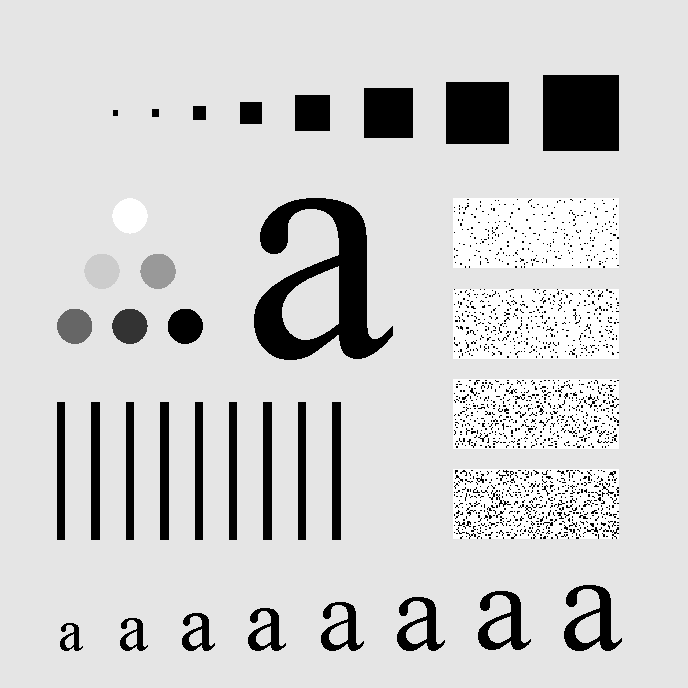
%> input picture Matlab/3-1.tif, 688 x 688 px
$ octave lab5.m   (GNU Octave 9; MATLAB toolbox functions it lacks are replaced by stand-ins)
%> lines starting %> are read from the running program, lines starting %| are printed output that depends on the picture; in (x1, y1, x2, y2) boxes, pixels count from 0 and x2, y2 are one past the last pixel; in counts of white or black regions, pixels touching at a corner belong together; the program's own positions count from 1
clc,clear;
image = imread('3-1.tif');
%> image is the input picture: size 688x688 uint8; min 0, max 255, mean 207.3
F = fft2(image);
[M,N] = size(image);
%> M = 688; N = 688
u0 = M/2;
%> u0 = 344
v0 = N/2;
%> v0 = 344
[v,u] = meshgrid(0:M-1,0:N-1);
D = sqrt(u.^2+v.^2);
D0 = [inf,10,30,60,160,460];
K = (-1).^(u+v);
%ILPF
figure(1);
for i = 1:6
    id = D <= D0(i);
    H = zeros(M,N);
    H(id) = 1;
    G = real(ifft2(H.*F));
    G = (G - min(min(G)))/(max(max(G))-min(min(G)));
    subplot(2,3,i)
    imshow(G,[0,1]);
end
%> this loop made 6 passes
%> pass 2, `G = real(ifft2(H.*F));`:
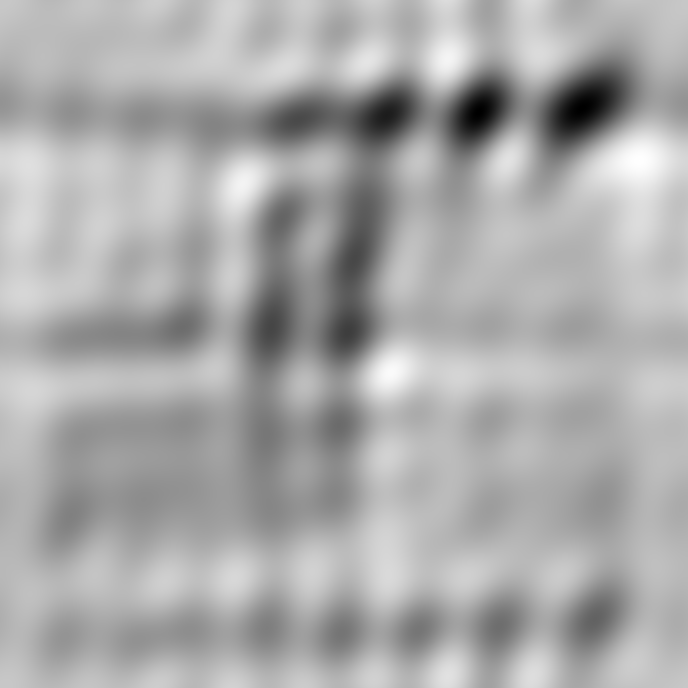
%> G: size 688x688 double; min 110, max 255.6, mean 207.3; drawn with min black and max white
%> after the loop:
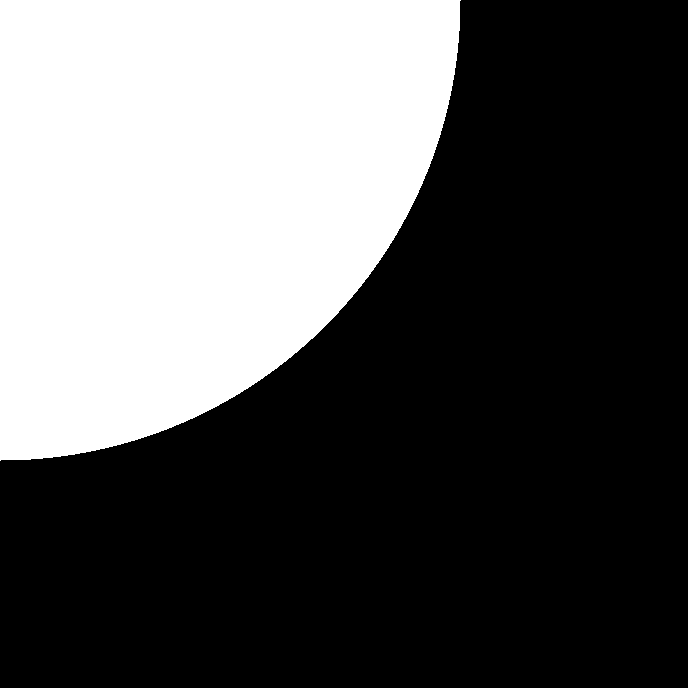
%> H: size 688x688 double; values 0 (black) and 1 (white), 35.2% white; 1 white region, box (x1, y1, x2, y2) and area: (0, 0, 461, 461) 166642
%> after the loop:
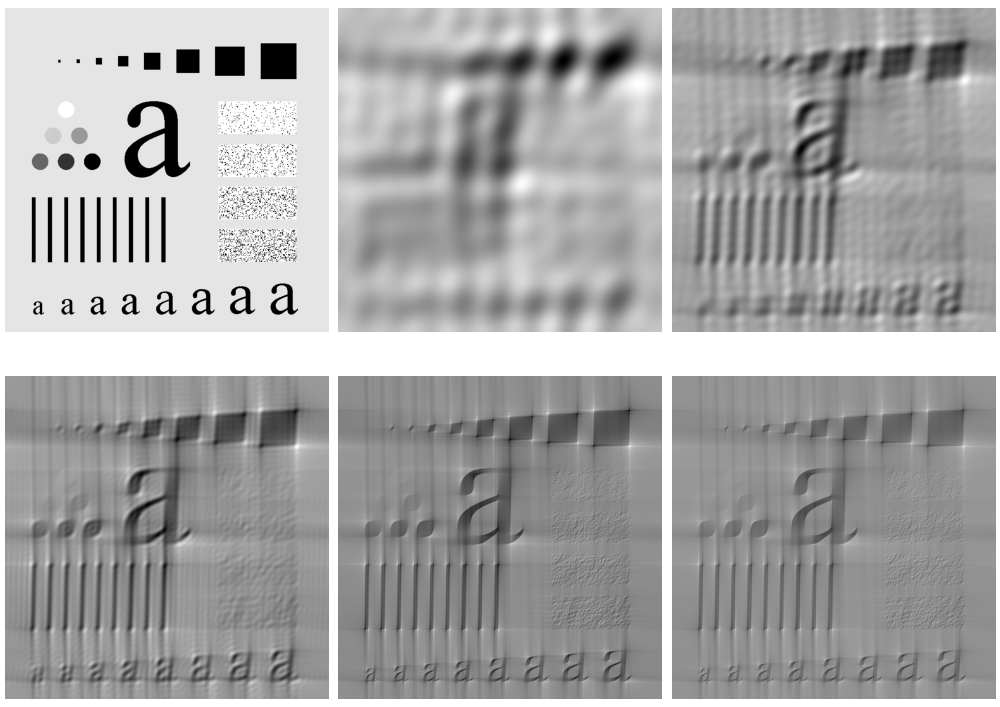
%> figure redrawn from the program's plot data, 6 panels

$ run again, with Matlab/1-1.tif copied over Matlab/3-1.tif
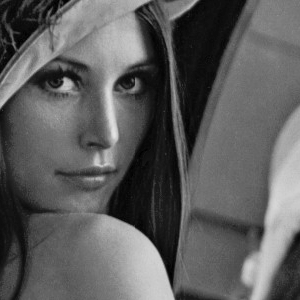
%> input picture Matlab/1-1.tif, 300 x 300 px
%> image is the input picture: size 300x300 uint8; min 0, max 228, mean 93.3
%> the loop `for i = 1:6` made 6 passes
%> pass 2, `G = real(ifft2(H.*F));`:
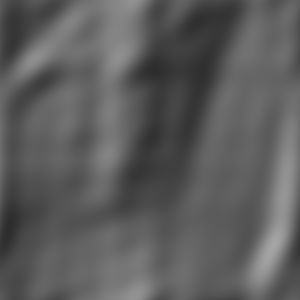
%> G: size 300x300 double; min 45.57, max 165.3, mean 93.3
%> pass 2, `G = (G - min(min(G)))/(max(max(G))-min(min(G)));`:
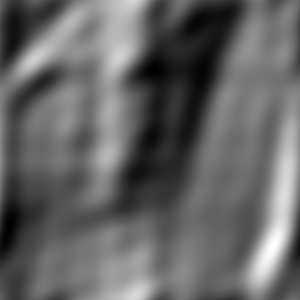
%> G: size 300x300 double; min 0, max 1, mean 0.398

$ run again, with Matlab/1-2.tif copied over Matlab/3-1.tif
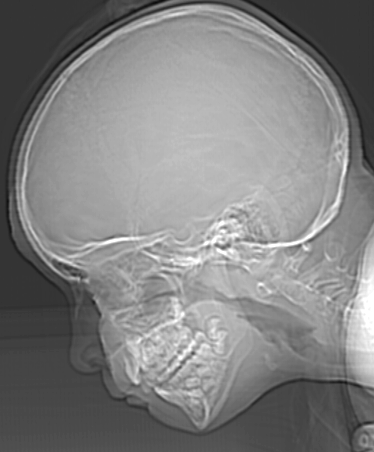
%> input picture Matlab/1-2.tif, 374 x 452 px
%> image is the input picture: size 452x374 uint8; min 12, max 255, mean 129.4
%> the loop `for i = 1:6` made 6 passes
%> pass 2, `G = (G - min(min(G)))/(max(max(G))-min(min(G)));`:
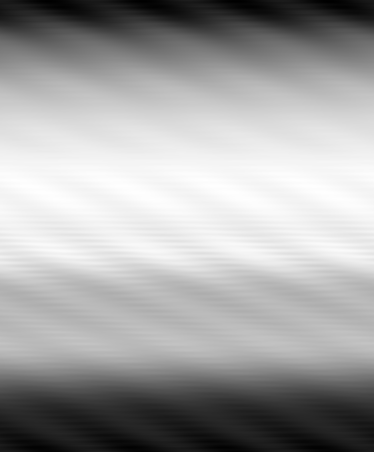
%> G: size 452x374 double; min 0, max 1, mean 0.641
%> after the loop `for i = 1:6`:
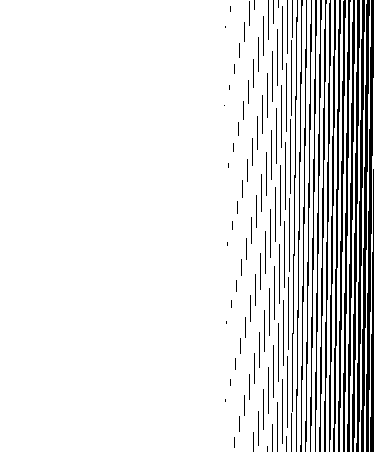
%> H: size 452x374 double; values 0 (black) and 1 (white), 88.9% white; black in thin lines or dots, all inside (x1, y1, x2, y2) = (224, 0, 374, 452)

$ run again, with Matlab/10-1.tif copied over Matlab/3-1.tif
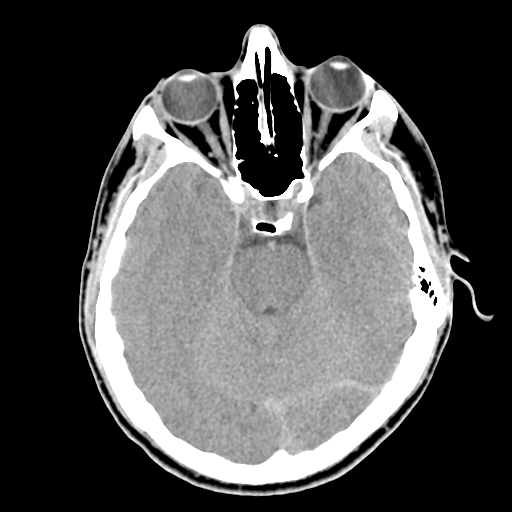
%> input picture Matlab/10-1.tif, 512 x 512 px
%> image is the input picture: size 512x512 uint8; min 0, max 255, mean 80.4
%> the loop `for i = 1:6` made 6 passes
%> pass 2, `G = (G - min(min(G)))/(max(max(G))-min(min(G)));`:
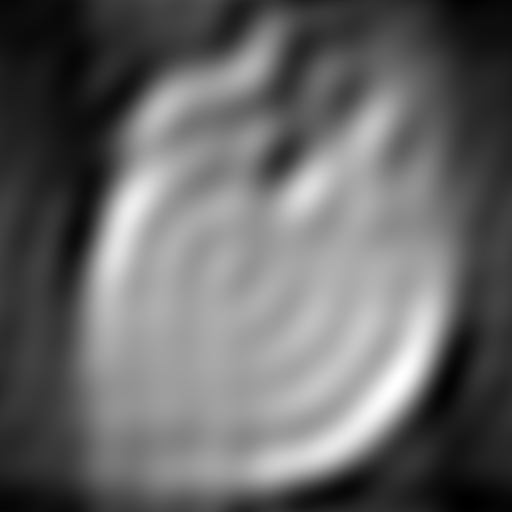
%> G: size 512x512 double; min 0, max 1, mean 0.408
%> after the loop `for i = 1:6`:
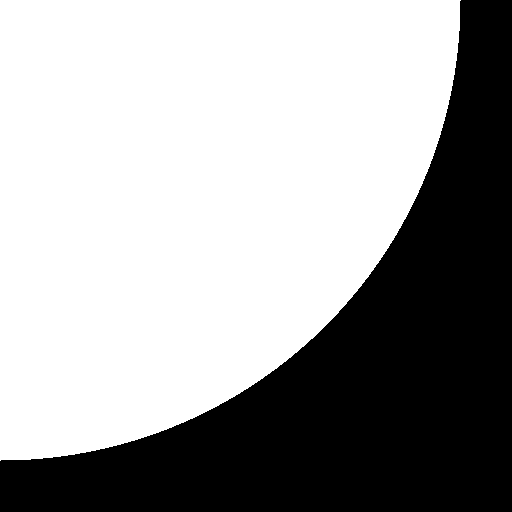
%> H: size 512x512 double; values 0 (black) and 1 (white), 63.6% white; 1 black region, box (x1, y1, x2, y2) and area: (0, 0, 512, 512) 95502
